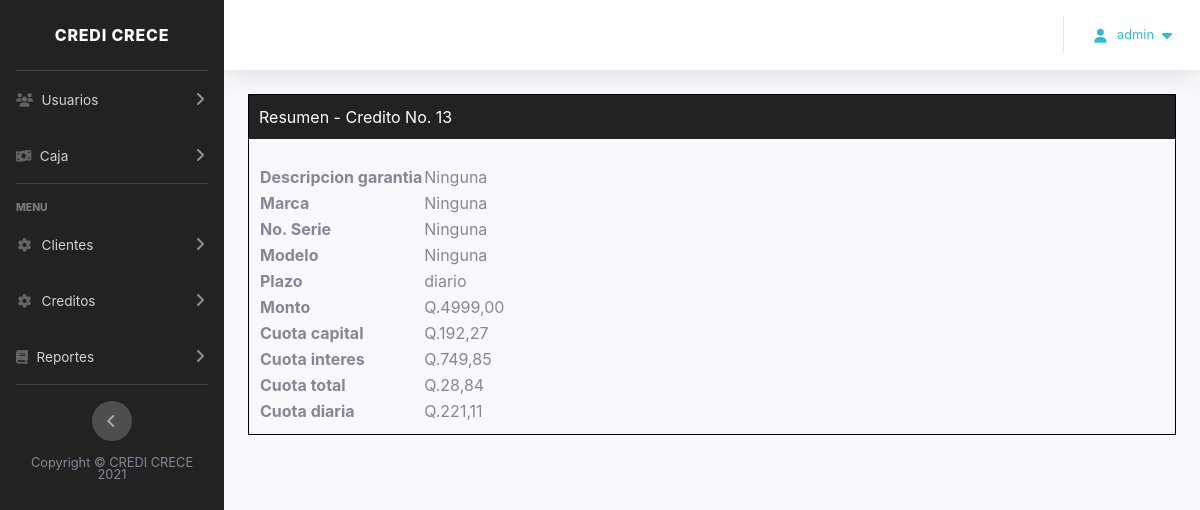
Screenshot of /creditos/resumen/13/ (signed in) with the database file from the repository.
### creditos/models.py (models this page shows)
class Credito(BaseModel):
    PLAZOS = (
        ('diario','Diario'),
        ('semanal','Semanal'),
        ('quincenal','Quincenal'),
        ('mensual','Mensual'),
    )
    cliente_asignado = models.ForeignKey(
        Cliente,
        on_delete = models.CASCADE,
        verbose_name = 'Credito a nombre de '
    )
    monto = models.FloatField(_('Monto'))
    plazo = models.CharField(_('Plazo'),max_length=25,choices=PLAZOS,default='diario')
    forma_de_pago = models.CharField(_('Forma de pago'),max_length=25)
    taza_de_interes = models.FloatField(_('Taza de interes'),default=15)
    tipo_garantia = models.CharField(_('Tipo de garantia'),max_length=50)
    desembolsado = models.BooleanField(_('Credito desembolsado'),default=False)
    pagado = models.BooleanField(_('Credito pagado'),default=False)
    descripcion_garantia = models.CharField(_('Descripcion de la garantia'),max_length=25)
    marca = models.CharField(_('Marca'),max_length=25)
    numero_serie = models.CharField(_('Numero de serie'),max_length=25)
    modelo = models.CharField(_('Modelo'),max_length=50)
    cic = models.UUIDField(default=uuid.uuid4, unique=True, db_index=True, editable=False)
    imagen = models.ImageField(upload_to ='uploads/')
    cuota_capital = models.FloatField(_('Cuota capital'),default=0)
    cuota_interes = models.FloatField(_('Cuota de interes'),default=0)
    cuota_total = models.FloatField(_('Cuota total'),default=0)
    cuotas_pendientes = models.FloatField(_('Cantidad de cuotas pendientes'),default=0)
    cuota_total_diaria = models.FloatField(_('Cuota total diaria'),default=0)
    cuota_interes_diaria = models.FloatField(_('Cuota de interes diaria'),default=0)

### creditos/views.py (the view)
# urls.py: path('creditos/resumen/<int:pk>/', views.ResumenView.as_view(), name='detail_customer'),
class ResumenView(BasePermissionView, TemplateView):
    template_name = 'resumen.html'
    def get(self,request,*args,**kwargs):
        context = self.get_context_data()
        credito = Credito.objects.get(pk=int(kwargs.get('pk')))
        context['cliente'] = credito.cliente_asignado
        context['monto'] = credito.monto
        context['plazo'] = credito.plazo
        context['descripcion_garantia'] = credito.descripcion_garantia
        context['marca'] = credito.marca
        context['numero_serie'] = credito.numero_serie
        context['modelo'] = credito.modelo
        context['cic'] = credito.cic
        context['cuota_capital'] = credito.cuota_capital
        context['cuota_interes'] = credito.cuota_interes
        context['cuota_total'] = credito.cuota_total
        context['cuotas_pendientes'] = credito.cuotas_pendientes
        context['cuota_total_diaria'] = credito.cuota_total_diaria
        context['cuota_interes_diaria'] = credito.cuota_interes_diaria
        context['pk'] = self.kwargs.get('pk',0)
        return self.render_to_response(context)

### utils/mixinCustom.py (called while the page is built)
    def test_func(self):
        return User.objects.filter(id=self.request.user.id).exists()

### creditos/templates/resumen.html (shortened to what this page needs)
{% extends 'base_main.html'%}
{% load static %}
{% block css %}
    <link rel="stylesheet" href="{% static 'sweetalert2/dist/sweetalert2.min.css' %}">
    <link rel="stylesheet" href="{% static 'toastr/build/toastr.min.css' %}">
{% endblock %}
{% block contenido %}
    <div class="container" style="border: 1px solid black; padding: 0">
        <div class="header d" style="background-image: linear-gradient(180deg, #232222 10%, #232222 100%);
background-size: cover; padding: 10px; color: #fff; background-color: #232222;">
            Resumen - Credito No. {{ pk }}
        </div>
    <div style="padding: 10px">
        <table>
            <tr>
                <td>
                    <strong>Descripcion garantia</strong>
                </td>
                <td>
                    {{ descripcion_garantia }}
                </td>
            </tr>
            <tr>
                <td>
                    <strong>Marca</strong>
                </td>
                <td>
                    {{ marca }}
                </td>
            </tr>
            <tr>
                <td>
                    <strong>No. Serie</strong>
                </td>
                <td>
                    {{ numero_serie }}
                </td>
            </tr>
            <tr>
                <td>
                    <strong>Modelo</strong>
                </td>
                <td>
                    {{ modelo }}
                </td>
            </tr>
            <tr>
                <td>
                    <strong>Plazo</strong>
                </td>
                <td>
                    {{ plazo }}
                </td>
            </tr>
            <tr>
                <td>
                    <strong>Monto</strong>
                </td>
                <td>
                    Q.{{ monto|floatformat:"2" }}
                </td>
            </tr>
            <tr>
                <td>
                    <strong>Cuota capital</strong>
                </td>
                <td>
                    Q.{{ cuota_capital|floatformat:"2" }}
                </td>
            </tr>
            <tr>
                <td>
                    <strong>Cuota interes</strong>
                </td>
                <td>
                    Q.{{ cuota_interes|floatformat:"2" }}
                </td>
            </tr>
            <tr>
                <td>
                    <strong>Cuota total</strong>
                </td>
                <td>
                    Q.{{ cuota_total|floatformat:"2" }}
                </td>
            </tr>
            <tr>
                <td>
                    <strong>Cuota diaria</strong>
                </td>
                <td>
                    Q.{{ cuota_interes_diaria|floatformat:"2" }}
                </td>
            </tr>
        </table>
    </div>
    </div>
{% endblock %}

### templates/base_main.html (shortened to what this page needs)
{% load static %}
{% load auth_extras %}
<!DOCTYPE html>
<html lang="es">
    <head>
        <link rel="stylesheet" href="{% static 'bootstrap/dist/css/bootstrap.min.css' %}">
        <link rel="stylesheet" href="{% static '@fortawesome/fontawesome-free/css/all.min.css'%}">
        <link rel="stylesheet" type="text/css" href="{% static 'css/main/sb-admin-2.css' %}">
        {% block css %} {% endblock css %}
    </head>
    <body id="page-top">
        <div id="wrapper">
            <ul class="navbar-nav bg-gradient-dark sidebar sidebar-dark accordion" id="accordionSidebar">
                <a class="sidebar-brand d-flex align-items-center justify-content-center" href="#">
                    <div class="sidebar-brand-text mx-3">CREDI CRECE</div>
                </a>
                <hr class="sidebar-divider my-0">
                {% if user.is_staff or user|groups:"Administrador" or user|groups:"Gerente Sucursal" %}
                <li class="nav-item">
                    <a class="nav-link collapsed" href="#" data-toggle="collapse" data-target="#collapseUsuarios"
                        aria-expanded="true" aria-controls="collapseUtilities">
                        <i class="fas fa-users"></i>
                        <span>Usuarios</span>
                    </a>
                </li>
                {% endif %}
                {% if user.is_staff or user|groups:"Administrador" %}
                <li class="nav-item">
                    <a class="nav-link collapsed" href="#" data-toggle="collapse" data-target="#collapsePrecios"
                        aria-expanded="true" aria-controls="collapseUtilities">
                        <i class="fas fa-money-bill-wave"></i>
                        <span>Caja</span>
                    </a>
                </li>
            {% endif %}
                <hr class="sidebar-divider">
                {% if user.is_staff or user|groups:"Administrador" or user|groups:"Gerente Sucursal" or user|groups:"Colaboradores" %}
                <div class="sidebar-heading">Menu</div>
                <li class="nav-item ">
                    <a class="nav-link collapsed" href="#" data-toggle="collapse" data-target="#collapseClientes"
                        aria-expanded="true" aria-controls="collapseTwo">
                        <i class="fas fa-fw fa-cog"></i>
                        <span>Clientes</span>
                    </a>
                <li class="nav-item">
                    <a class="nav-link collapsed" href="#" data-toggle="collapse" data-target="#collapseCuentas"
                        aria-expanded="true" aria-controls="collapseTwo">
                        <i class="fas fa-fw fa-cog"></i>
                        <span>Creditos</span>
                    </a>
                </li>
                <li class="nav-item">
                    <a class="nav-link collapsed" href="#" data-toggle="collapse" data-target="#collapseReportes"
                        aria-expanded="true" aria-controls="collapseTwo">
                        <i class="fas fa-book"></i>
                        <span>Reportes</span>
                    </a>
                </li>
                {% endif %}
                <hr class="sidebar-divider d-none d-md-block">
                <div class="text-center d-none d-md-inline">
                    <button class="rounded-circle border-0" id="sidebarToggle"></button>
                </div>
                <footer class="sticky-footer">
                    <div class="container my-auto">
                        <div class="copyright text-center my-auto">
                            <span>Copyright &copy; CREDI CRECE 2021</span>
                        </div>
                    </div>
                </footer><br>
            </ul>
            <div id="content-wrapper" class="d-flex flex-column">
                <div id="content">
                    <nav class="navbar navbar-expand navbar-light bg-white topbar mb-4 static-top shadow" aria-label="menu">
                        <ul class="navbar-nav ml-auto">
                            <li class="nav-item dropdown no-arrow">
                                <a class="nav-link dropdown-toggle text-info" href="#" id="userDropdown" role="button"
                                    data-toggle="dropdown" aria-haspopup="true" aria-expanded="false">
                                    <i class="fas fa-user fa-sm fa-fw mr-2 text-info"></i>
                                    <span class="mr-2 small text-info">{{user.username}} </span>
                                    <i class="fa fa-caret-down text-info" aria-hidden="true"></i>
                                </a>
                            </li>
                        </ul>
                    </nav>
                    <div class="container-fluid">
                        <div>
                            {% block contenido %}{% endblock contenido %}
                        </div>
                    </div>
                </div>
            </div>
        </div>
    </body>
</html>

### rows the page displays
Credito: descripcion_garantia "Ninguna", marca "Ninguna", numero_serie "Ninguna", modelo "Ninguna", plazo "diario", monto "4999,00", cuota_capital "192,27", cuota_interes "749,85", cuota_total "28,84", cuota_interes_diaria "221,11"

### other values shown
{{ user.username }} "admin"
{{ pk }} "13"
